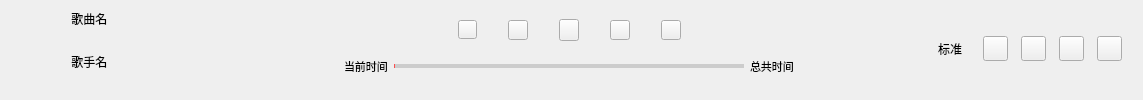
     <widget class="QWidget" name="widget" native="true">
      <property name="minimumSize">
       <size>
        <width>0</width>
        <height>55</height>
       </size>
      </property>
      <property name="styleSheet">
       <string notr="true"/>
      </property>
      <layout class="QHBoxLayout" name="horizontalLayout_8">
       <property name="topMargin">
        <number>9</number>
       </property>
       <item>
        <widget class="QLabel" name="label_musicImage">
         <property name="minimumSize">
          <size>
           <width>51</width>
           <height>51</height>
          </size>
         </property>
         <property name="maximumSize">
          <size>
           <width>51</width>
           <height>51</height>
          </size>
         </property>
         <property name="cursor">
          <cursorShape>PointingHandCursor</cursorShape>
         </property>
         <property name="styleSheet">
          <string notr="true">border-radius:6px;
border-image: url(:/titleImage/image/titleImage/headImage.jpg);
</string>
         </property>
         <property name="frameShape">
          <enum>QFrame::Box</enum>
         </property>
         <property name="text">
          <string/>
         </property>
        </widget>
       </item>
       <item>
        <layout class="QVBoxLayout" name="verticalLayout_2">
         <item>
          <layout class="QHBoxLayout" name="horizontalLayout_4">
           <property name="spacing">
            <number>0</number>
           </property>
           <item>
            <widget class="QLabel" name="label_musicName">
             <property name="minimumSize">
              <size>
               <width>100</width>
               <height>16</height>
              </size>
             </property>
             <property name="maximumSize">
              <size>
               <width>100</width>
               <height>16777215</height>
              </size>
             </property>
             <property name="cursor">
              <cursorShape>PointingHandCursor</cursorShape>
             </property>
             <property name="text">
              <string> 歌曲名</string>
             </property>
            </widget>
           </item>
           <item>
            <widget class="QPushButton" name="btn_like">
             <property name="minimumSize">
              <size>
               <width>20</width>
               <height>20</height>
              </size>
             </property>
             <property name="maximumSize">
              <size>
               <width>20</width>
               <height>20</height>
              </size>
             </property>
             <property name="cursor">
              <cursorShape>PointingHandCursor</cursorShape>
             </property>
             <property name="toolTip">
              <string>喜欢</string>
             </property>
             <property name="styleSheet">
              <string notr="true">QPushButton
{
	border-style:hidden;
	border-image: url(:/statusImage/image/statusImage/like.png);
}
QPushButton:hover
{
	border-style:hidden;
	border-image: url(:/statusImage/image/statusImage/like-hover.png);
}</string>
             </property>
             <property name="text">
              <string/>
             </property>
             <property name="iconSize">
              <size>
               <width>13</width>
               <height>13</height>
              </size>
             </property>
            </widget>
           </item>
          </layout>
         </item>
         <item>
          <widget class="QLabel" name="label_musicSinger">
           <property name="minimumSize">
            <size>
             <width>100</width>
             <height>15</height>
            </size>
           </property>
           <property name="maximumSize">
            <size>
             <width>100</width>
             <height>16777215</height>
            </size>
           </property>
           <property name="cursor">
            <cursorShape>PointingHandCursor</cursorShape>
           </property>
           <property name="text">
            <string> 歌手名</string>
           </property>
          </widget>
         </item>
        </layout>
       </item>
       <item>
        <spacer name="horizontalSpacer_23">
         <property name="orientation">
          <enum>Qt::Horizontal</enum>
         </property>
         <property name="sizeHint" stdset="0">
          <size>
           <width>40</width>
           <height>20</height>
          </size>
         </property>
        </spacer>
       </item>
       <item>
        <layout class="QVBoxLayout" name="verticalLayout_3">
         <item>
          <layout class="QHBoxLayout" name="horizontalLayout_7">
           <item>
            <spacer name="horizontalSpacer_14">
             <property name="orientation">
              <enum>Qt::Horizontal</enum>
             </property>
             <property name="sizeType">
              <enum>QSizePolicy::Expanding</enum>
             </property>
             <property name="sizeHint" stdset="0">
              <size>
               <width>137</width>
               <height>16</height>
              </size>
             </property>
            </spacer>
           </item>
           <item>
            <widget class="QPushButton" name="btn_playMode">
             <property name="maximumSize">
              <size>
               <width>19</width>
               <height>19</height>
              </size>
             </property>
             <property name="cursor">
              <cursorShape>PointingHandCursor</cursorShape>
             </property>
             <property name="styleSheet">
              <string notr="true">QPushButton
{
	border-style:hidden;
	border-image: url(:/statusImage/image/statusImage/list-loop.png);
}
QPushButton:hover
{
	border-style:hidden;	
	border-image: url(:/statusImage/image/statusImage/list-loop-hover.png);
};</string>
             </property>
             <property name="text">
              <string/>
             </property>
            </widget>
           </item>
           <item>
            <spacer name="horizontalSpacer_15">
             <property name="orientation">
              <enum>Qt::Horizontal</enum>
             </property>
             <property name="sizeType">
              <enum>QSizePolicy::Fixed</enum>
             </property>
             <property name="sizeHint" stdset="0">
              <size>
               <width>25</width>
               <height>16</height>
              </size>
             </property>
            </spacer>
           </item>
           <item>
            <widget class="QPushButton" name="btn_lastMusic">
             <property name="maximumSize">
              <size>
               <width>20</width>
               <height>20</height>
              </size>
             </property>
             <property name="cursor">
              <cursorShape>PointingHandCursor</cursorShape>
             </property>
             <property name="toolTip">
              <string>上一首</string>
             </property>
             <property name="styleSheet">
              <string notr="true">QPushButton
{
	border-style:hidden;
	border-image:url(:/statusImage/image/statusImage/lastMusic.png);
}
QPushButton:hover
{
	border-style:hidden;
	border-image:url(:/statusImage/image/statusImage/lastMusic-hover.png);
};</string>
             </property>
             <property name="text">
              <string/>
             </property>
            </widget>
           </item>
           <item>
            <spacer name="horizontalSpacer_17">
             <property name="orientation">
              <enum>Qt::Horizontal</enum>
             </property>
             <property name="sizeType">
              <enum>QSizePolicy::Fixed</enum>
             </property>
             <property name="sizeHint" stdset="0">
              <size>
               <width>25</width>
               <height>16</height>
              </size>
             </property>
            </spacer>
           </item>
           <item>
            <widget class="QPushButton" name="btn_pauseMusic">
             <property name="maximumSize">
              <size>
               <width>20</width>
               <height>24</height>
              </size>
             </property>
             <property name="cursor">
              <cursorShape>PointingHandCursor</cursorShape>
             </property>
             <property name="toolTip">
              <string/>
             </property>
             <property name="styleSheet">
              <string notr="true">QPushButton
{
	border-style:hidden;
	border-image: url(:/statusImage/image/statusImage/play.png);
}
QPushButton:hover
{
	border-style:hidden;
	
};</string>
             </property>
             <property name="text">
              <string/>
             </property>
             <property name="iconSize">
              <size>
               <width>20</width>
               <height>20</height>
              </size>
             </property>
             <property name="checkable">
              <bool>true</bool>
             </property>
             <property name="checked">
              <bool>false</bool>
             </property>
            </widget>
           </item>
           <item>
            <spacer name="horizontalSpacer_16">
             <property name="orientation">
              <enum>Qt::Horizontal</enum>
             </property>
             <property name="sizeType">
              <enum>QSizePolicy::Fixed</enum>
             </property>
             <property name="sizeHint" stdset="0">
              <size>
               <width>25</width>
               <height>16</height>
              </size>
             </property>
            </spacer>
           </item>
           <item>
            <widget class="QPushButton" name="btn_nextMusic">
             <property name="maximumSize">
              <size>
               <width>20</width>
               <height>20</height>
              </size>
             </property>
             <property name="cursor">
              <cursorShape>PointingHandCursor</cursorShape>
             </property>
             <property name="toolTip">
              <string>下一首</string>
             </property>
             <property name="styleSheet">
              <string notr="true">QPushButton
{
	border-style:hidden;
	border-image: url(:/statusImage/image/statusImage/nextMusic.png);
}
QPushButton:hover
{
	border-style:hidden;
	border-image: url(:/statusImage/image/statusImage/nextMusic-hover.png);
};</string>
             </property>
             <property name="text">
              <string/>
             </property>
            </widget>
           </item>
           <item>
            <spacer name="horizontalSpacer_18">
             <property name="orientation">
              <enum>Qt::Horizontal</enum>
             </property>
             <property name="sizeType">
              <enum>QSizePolicy::Fixed</enum>
             </property>
             <property name="sizeHint" stdset="0">
              <size>
               <width>25</width>
               <height>16</height>
              </size>
             </property>
            </spacer>
           </item>
           <item>
            <widget class="QPushButton" name="btn_showlYRIC">
             <property name="maximumSize">
              <size>
               <width>20</width>
               <height>20</height>
              </size>
             </property>
             <property name="cursor">
              <cursorShape>PointingHandCursor</cursorShape>
             </property>
             <property name="toolTip">
              <string>打开歌词</string>
             </property>
             <property name="styleSheet">
              <string notr="true">QPushButton
{
	border-style:hidden;
	border-image: url(:/statusImage/image/statusImage/lyric.png);
}
QPushButton:hover
{
	border-style:hidden;
	border-image: url(:/statusImage/image/statusImage/lyric-hover.png);
};</string>
             </property>
             <property name="text">
              <string/>
             </property>
            </widget>
           </item>
           <item>
            <spacer name="horizontalSpacer_21">
             <property name="orientation">
              <enum>Qt::Horizontal</enum>
             </property>
             <property name="sizeType">
              <enum>QSizePolicy::Expanding</enum>
             </property>
             <property name="sizeHint" stdset="0">
              <size>
               <width>97</width>
               <height>16</height>
              </size>
             </property>
            </spacer>
           </item>
          </layout>
         </item>
         <item>
          <layout class="QHBoxLayout" name="horizontalLayout_5">
           <item>
            <spacer name="horizontalSpacer_19">
             <property name="orientation">
              <enum>Qt::Horizontal</enum>
             </property>
             <property name="sizeType">
              <enum>QSizePolicy::Expanding</enum>
             </property>
             <property name="sizeHint" stdset="0">
              <size>
               <width>110</width>
               <height>20</height>
              </size>
             </property>
            </spacer>
           </item>
           <item>
            <widget class="QLabel" name="label_currDuration">
             <property name="maximumSize">
              <size>
               <width>16777215</width>
               <height>15</height>
              </size>
             </property>
             <property name="font">
              <font>
               <pointsize>8</pointsize>
              </font>
             </property>
             <property name="cursor">
              <cursorShape>PointingHandCursor</cursorShape>
             </property>
             <property name="toolTip">
              <string>当前 进度</string>
             </property>
             <property name="text">
              <string>当前时间</string>
             </property>
            </widget>
           </item>
           <item>
            <widget class="QSlider" name="horizontalSlider">
             <property name="minimumSize">
              <size>
               <width>350</width>
               <height>0</height>
              </size>
             </property>
             <property name="maximumSize">
              <size>
               <width>350</width>
               <height>15</height>
              </size>
             </property>
             <property name="styleSheet">
              <string notr="true">/*未划过区域的美化*/ 
QSlider::groove
{
	background: rgb(204, 204, 204);
	height:4px;
}
/*已划过区域的美化*/
QSlider::sub-page
{
	background-color: rgb(255,78,78);
	height:4px;
}
/*滑块的美化*/
QSlider::handle
{	
	border-image: url(:/statusImage/image/statusImage/handle3.png);	
	width:10px;
	margin:-3px -3px -3px -3px;	
}

</string>
             </property>
             <property name="maximum">
              <number>100</number>
             </property>
             <property name="value">
              <number>0</number>
             </property>
             <property name="orientation">
              <enum>Qt::Horizontal</enum>
             </property>
            </widget>
           </item>
           <item>
            <widget class="QLabel" name="label_totalDuration">
             <property name="maximumSize">
              <size>
               <width>16777215</width>
               <height>15</height>
              </size>
             </property>
             <property name="font">
              <font>
               <pointsize>8</pointsize>
              </font>
             </property>
             <property name="cursor">
              <cursorShape>PointingHandCursor</cursorShape>
             </property>
             <property name="toolTip">
              <string>总时长</string>
             </property>
             <property name="text">
              <string>总共时间</string>
             </property>
            </widget>
           </item>
           <item>
            <spacer name="horizontalSpacer_20">
             <property name="orientation">
              <enum>Qt::Horizontal</enum>
             </property>
             <property name="sizeType">
              <enum>QSizePolicy::Expanding</enum>
             </property>
             <property name="sizeHint" stdset="0">
              <size>
               <width>110</width>
               <height>20</height>
              </size>
             </property>
            </spacer>
           </item>
          </layout>
         </item>
        </layout>
       </item>
       <item>
        <spacer name="horizontalSpacer_24">
         <property name="orientation">
          <enum>Qt::Horizontal</enum>
         </property>
         <property name="sizeHint" stdset="0">
          <size>
           <width>20</width>
           <height>20</height>
          </size>
         </property>
        </spacer>
       </item>
       <item>
        <layout class="QHBoxLayout" name="horizontalLayout_6">
         <property name="spacing">
          <number>13</number>
         </property>
         <item>
          <widget class="QPushButton" name="pushButton">
           <property name="minimumSize">
            <size>
             <width>40</width>
             <height>0</height>
            </size>
           </property>
           <property name="maximumSize">
            <size>
             <width>40</width>
             <height>25</height>
            </size>
           </property>
           <property name="cursor">
            <cursorShape>PointingHandCursor</cursorShape>
           </property>
           <property name="styleSheet">
            <string notr="true">QPushButton
{
	border:none;
	background:transparent;
}</string>
           </property>
           <property name="text">
            <string>标准</string>
           </property>
          </widget>
         </item>
         <item>
          <widget class="QPushButton" name="btn_volume">
           <property name="maximumSize">
            <size>
             <width>25</width>
             <height>25</height>
            </size>
           </property>
           <property name="cursor">
            <cursorShape>PointingHandCursor</cursorShape>
           </property>
           <property name="mouseTracking">
            <bool>true</bool>
           </property>
           <property name="toolTip">
            <string>音量</string>
           </property>
           <property name="styleSheet">
            <string notr="true">QPushButton
{
	border-style:hidden;
	border-image: url(:/statusImage/image/statusImage/volume.png);
}
QPushButton:hover
{
	border-style:hidden;
	border-image: url(:/statusImage/image/statusImage/volume-hover.png);
};</string>
           </property>
           <property name="text">
            <string/>
           </property>
           <property name="checkable">
            <bool>true</bool>
           </property>
          </widget>
         </item>
         <item>
          <widget class="QPushButton" name="pushButton_3">
           <property name="maximumSize">
            <size>
             <width>25</width>
             <height>25</height>
            </size>
           </property>
           <property name="cursor">
            <cursorShape>PointingHandCursor</cursorShape>
           </property>
           <property name="toolTip">
            <string>音效</string>
           </property>
           <property name="styleSheet">
            <string notr="true">QPushButton
{
	border-style:hidden;
	border-image: url(:/statusImage/image/statusImage/yinxiao.png);
}
QPushButton:hover
{
	border-style:hidden;
	border-image: url(:/statusImage/image/statusImage/yinxiao-hover.png);
};</string>
           </property>
           <property name="text">
            <string/>
           </property>
          </widget>
         </item>
         <item>
          <widget class="QPushButton" name="pushButton_4">
           <property name="maximumSize">
            <size>
             <width>25</width>
             <height>25</height>
            </size>
           </property>
           <property name="cursor">
            <cursorShape>PointingHandCursor</cursorShape>
           </property>
           <property name="toolTip">
            <string>人脉</string>
           </property>
           <property name="styleSheet">
            <string notr="true">QPushButton
{
	border-style:hidden;
	border-image: url(:/statusImage/image/statusImage/friend.png);
}
QPushButton:hover
{
	border-style:hidden;
	border-image: url(:/statusImage/image/statusImage/friend-hover.png);
};</string>
           </property>
           <property name="text">
            <string/>
           </property>
          </widget>
         </item>
         <item>
          <widget class="QPushButton" name="pushButton_6">
           <property name="maximumSize">
            <size>
             <width>25</width>
             <height>25</height>
            </size>
           </property>
           <property name="cursor">
            <cursorShape>PointingHandCursor</cursorShape>
           </property>
           <property name="toolTip">
            <string>播放列表</string>
           </property>
           <property name="styleSheet">
            <string notr="true">QPushButton
{
	border-style:hidden;
	border-image: url(:/statusImage/image/statusImage/playlist.png);
}
QPushButton:hover
{
	border-style:hidden;
	border-image: url(:/statusImage/image/statusImage/playlist-hover.png);
};</string>
           </property>
           <property name="text">
            <string/>
           </property>
          </widget>
         </item>
        </layout>
       </item>
       <item>
        <spacer name="horizontalSpacer_26">
         <property name="orientation">
          <enum>Qt::Horizontal</enum>
         </property>
         <property name="sizeType">
          <enum>QSizePolicy::Fixed</enum>
         </property>
         <property name="sizeHint" stdset="0">
          <size>
           <width>10</width>
           <height>20</height>
          </size>
         </property>
        </spacer>
       </item>
      </layout>
     </widget>
